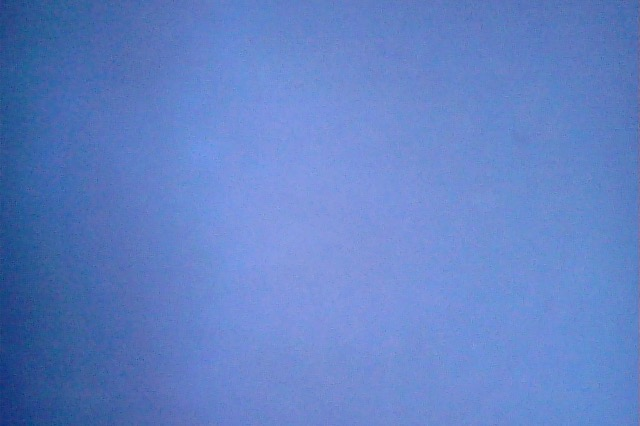
#> input picture imageprocess/test0.jpg, 640 x 426 px
$ python imageprocess.py
#> lines starting #> are read from the running program, lines starting #| are printed output that depends on the picture; after the words box and inside, x2 and y2 are one past the last pixel; in counts of white or black regions, pixels touching at a corner belong together
#!/usr/bin/env python3
# -*- coding: utf-8 -*-
"""
Created on Mon Nov  4 03:08:38 2019

@author: ysli
"""

import cv2
import numpy as np
background = cv2.imread('test0.jpg',0)
#> background: shape (426, 640); min 41, max 166, mean 128
raw=cv2.imread('test10.jpg',0)
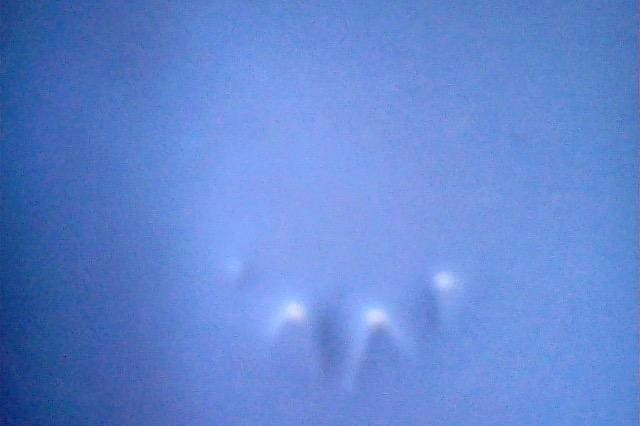
#> input picture imageprocess/test10.jpg, 640 x 426 px
#> raw: shape (426, 640); min 27, max 221, mean 132.2
img=abs(raw-background*0.85)
img=img.astype(np.uint8)
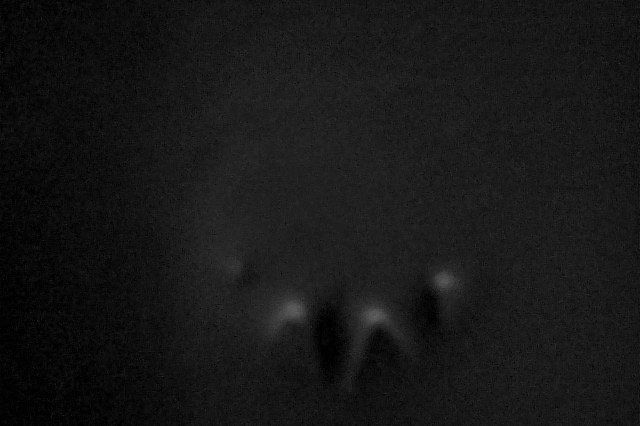
#> img: shape (426, 640); min 0, max 97, mean 23
clahe = cv2.createCLAHE(clipLimit=7,tileGridSize=(20,20))
img_clahe = clahe.apply(img)
img_blur= cv2.GaussianBlur(img_clahe,(9,9),2)
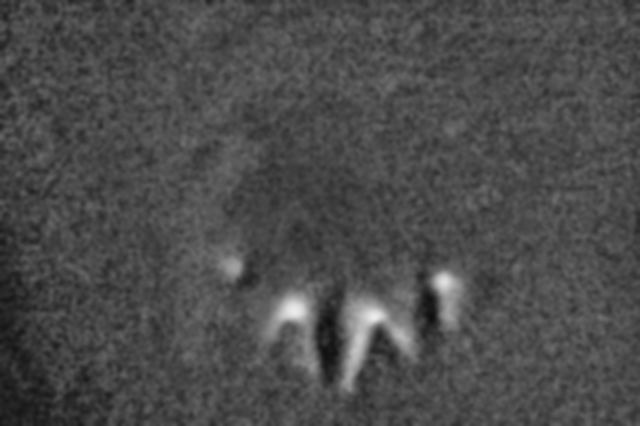
#> img_blur: shape (426, 640); min 14, max 236, mean 75.2
ret,img_bin = cv2.threshold(img_blur,135,255,cv2.THRESH_BINARY)
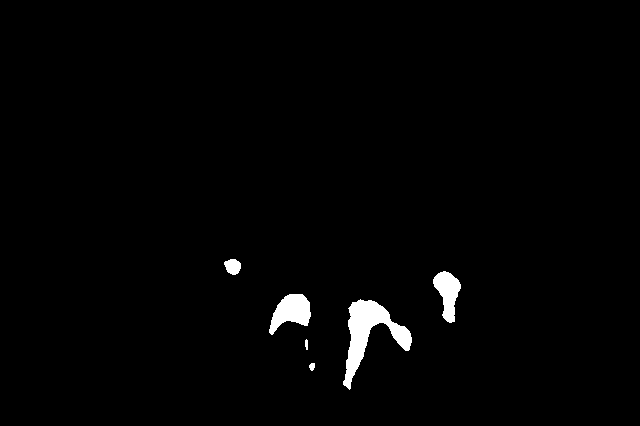
#> img_bin: shape (426, 640); 1.6% white; 6 white regions, box (x1, y1, x2, y2) and area: (343, 299, 412, 390) 2192, (269, 294, 311, 335) 1012, (433, 271, 461, 323) 827, (224, 259, 241, 275) 203, (309, 363, 315, 371) 37, (305, 339, 308, 350) 28
circles= cv2.HoughCircles(img_bin,cv2.HOUGH_GRADIENT,1,50,param1=10,param2=8,minRadius=5,maxRadius=30)
#> circles = [[388.5, 342.5, 21.3], [292.5, 307.5, 16.7], [450.5, 285.5, 9.6], [232.5, 266.5, 7.3]]
result=raw
if not (circles is None):
    for circle in circles[0]:
        x=int(circle[0])
        y=int(circle[1])
        r=int(circle[2])
        result=cv2.circle(raw,(x,y),r,(255,0,0),2)
#> this loop made 4 passes
#> (circle, x, y, r) on passes 1 to 4: ([388.5, 342.5, 21.3], 388, 342, 21), ([292.5, 307.5, 16.7], 292, 307, 16), ([450.5, 285.5, 9.6], 450, 285, 9), ([232.5, 266.5, 7.3], 232, 266, 7)
#> pass 1, `result=cv2.circle(raw,(x,y),r,(255,0,0),2)`:
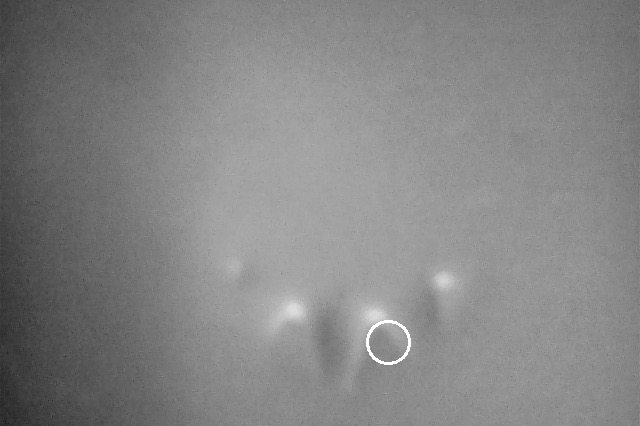
#> result: shape (426, 640); min 27, max 255, mean 132.3
#> pass 3, `result=cv2.circle(raw,(x,y),r,(255,0,0),2)`:
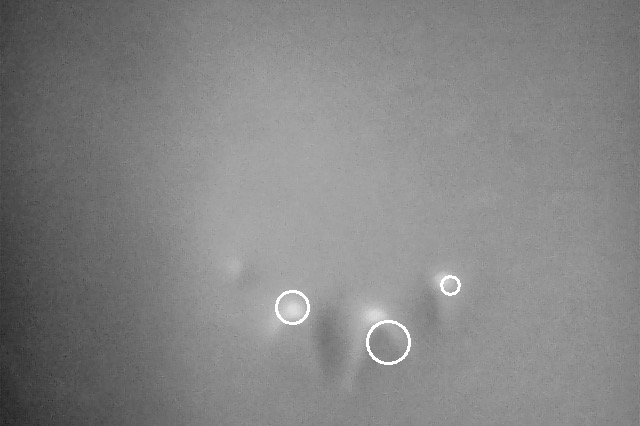
#> result: shape (426, 640); min 27, max 255, mean 132.5
#> after the loop:
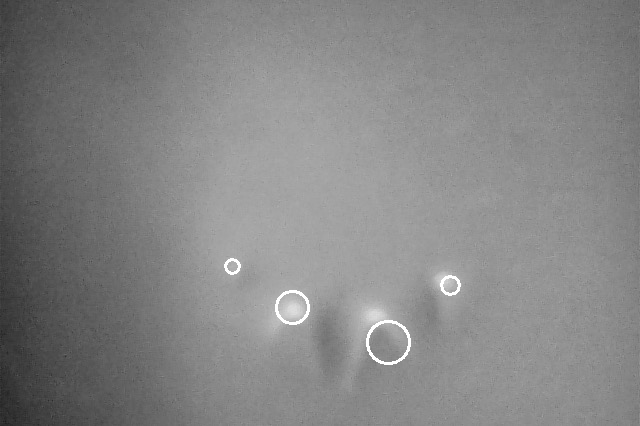
#> raw: shape (426, 640); min 27, max 255, mean 132.5
cv2.imshow('image',result)
cv2.waitKey(0)
cv2.destroyAllWindows()
